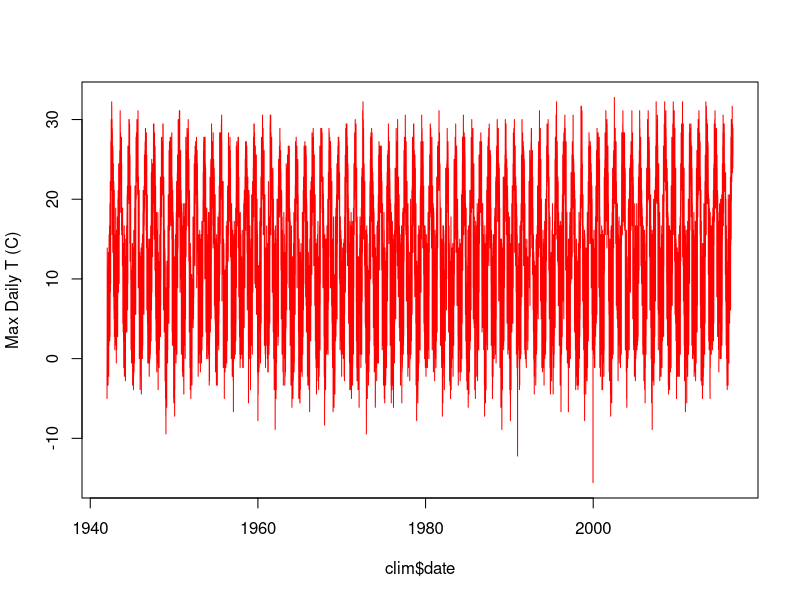
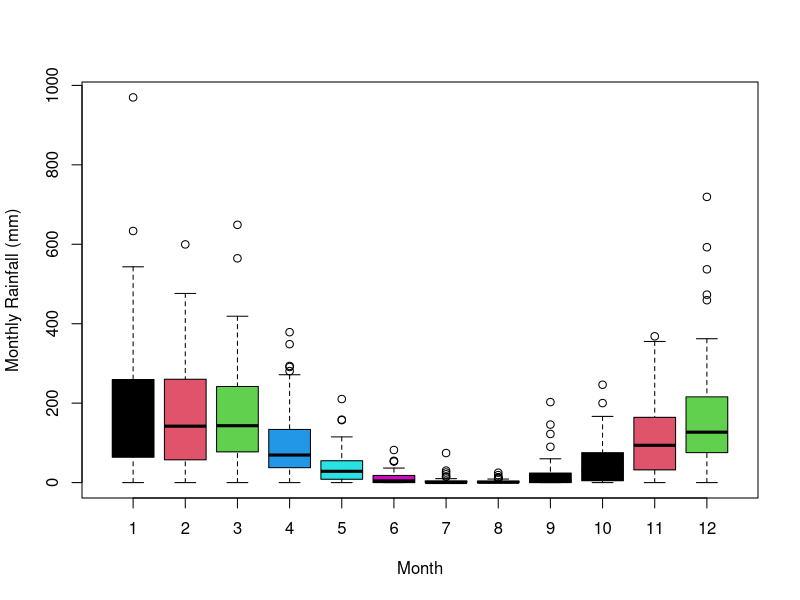

Write the R code that produced these figures, in order.
## ---- chunk 1
knitr::opts_chunk$set(echo = TRUE)
## ---- chunk 2
library(dplyr)
clim = read.table("data/clim.txt", sep=",", header=T)
# generate R understandable dates
clim$date = as.Date(paste(clim$day, clim$month, clim$year, sep="/"),"%d/%m/%Y")

# look at the file
View(clim)
# see some summary statistics of the columns
summary(clim)
# create a new table that summarizes by wateryear, use mean for states, and sum for fluxes
a = clim %>% select(wy,month,tmax, tmin) %>% group_by(wy, month) %>% 
    summarize_each(funs(mean))
   
b = clim %>% select(wy,month,rain) %>% group_by(wy, month) %>% 
    summarize_each(funs(sum))

# link data sets together (automatically uses shared colums)   
clim.mwy = inner_join(a,b)
View(clim.mwy)


#add a new variable
clim$tavg = (clim$tmin+clim$tmax)/2
range(clim$tavg)
range(clim$tmin)
range(clim$tmax)

plot(clim$date, clim$tmax, type="l", col="red", ylab="Max Daily T (C)")

boxplot(clim.mwy$rain~clim.mwy$month, ylab="Monthly Rainfall (mm)", 
        xlab="Month", col=clim.mwy$month)


